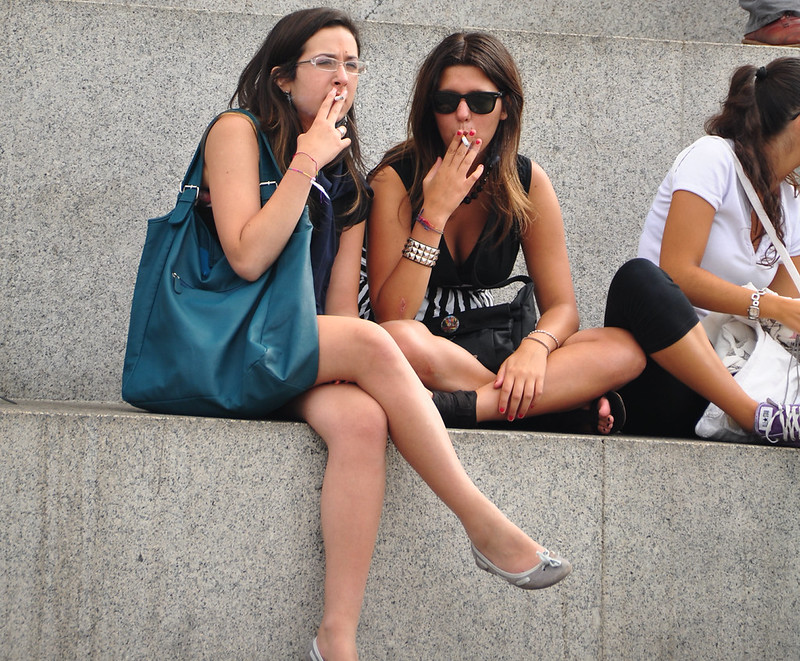
#> input picture blind_face.jpg, 800 x 661 px
$ python blind_facial.py
#> lines starting #> are read from the running program, lines starting #| are printed output that depends on the picture; after the words box and inside, x2 and y2 are one past the last pixel; in counts of white or black regions, pixels touching at a corner belong together
"""
Very basic blind of facial and/or eyes using CV.
Not a main focus but was potentially needed.
"""

# OpenCV program to detect face in real time
# import libraries of python OpenCV
# where its functionality resides
import cv2

# load the required trained XML classifiers
# https://github.com/opencv/opencv/tree/master
# data/haarcascades/haarcascade_frontalface_default.xml
# Trained XML classifiers describes some features of some
# object we want to detect a cascade function is trained
# from a lot of positive(faces) and negative(non-faces)
# images.
face_cascade = cv2.CascadeClassifier('facial_models/haarcascade_frontalface_default.xml')

# https://github.com/opencv/opencv/tree/master
# /data/haarcascades/haarcascade_eye.xml
# Trained XML file for detecting eyes
####Easiest way to copy into the director.  Will work on later.

eye_cascade = cv2.CascadeClassifier('facial_models/haarcascade_eye.xml')
#Note the eye detector works but has high level of mis or no ID.
# Need to try different of not use this model.

#Changing to basic img
img = cv2.imread('blind_face.jpg')
#> img is the input picture: shape (661, 800, 3); mean B, G, R 129.2, 135.9, 147.8
print(type(img))
#| <class 'numpy.ndarray'>
    # convert to gray scale of each frames
gray = cv2.cvtColor(img, cv2.COLOR_BGR2GRAY)
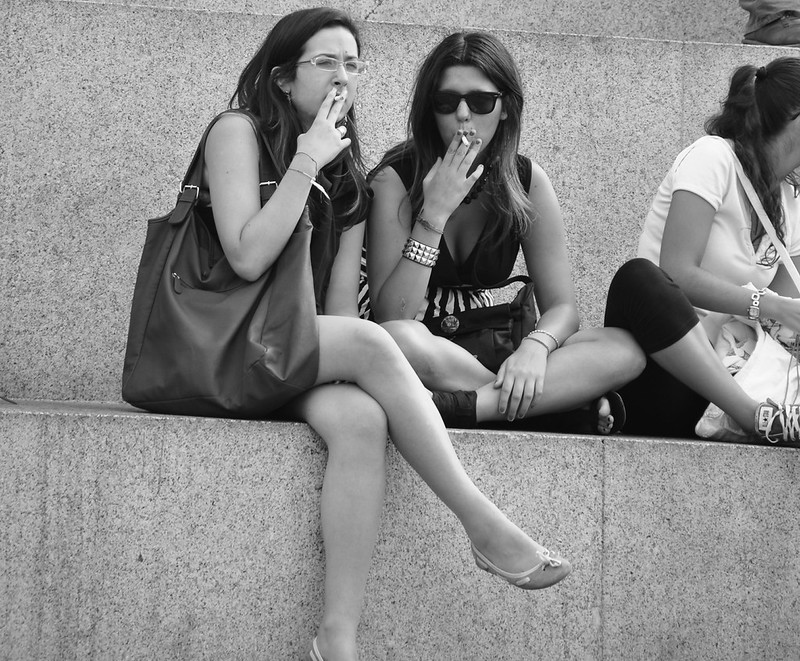
#> gray: shape (661, 800); min 0, max 255, mean 138.6

# Detects faces of different sizes in the input image
faces = face_cascade.detectMultiScale(gray, 1.3, 5)
#> faces = [[298, 33, 78, 78], [413, 66, 98, 98]]

for (x,y,w,h) in faces:
    # To draw a rectangle in a face

    roi_gray = gray[y:y+h, x:x+w]
    roi_color = img[y:y+h, x:x+w]
    img[y:y+h, x:x+w] = cv2.blur(roi_color, (31,31))
    #cv2.rectangle(img,(x,y),(x+w,y+h),(0,255,0),2)

    # Detects eyes of different sizes in the input image
    eyes = eye_cascade.detectMultiScale(roi_gray)

    #To draw a rectangle in eyes
    for (ex,ey,ew,eh) in eyes:
        cv2.rectangle(roi_color,(ex,ey),(ex+ew,ey+eh),(0,0,0), -1)
#> this loop made 2 passes
#> (x, y, w, h, eyes) on pass 2: (413, 66, 98, 98, [[19, 16, 48, 48]])
#> pass 1, `roi_gray = gray[y:y+h, x:x+w]`:
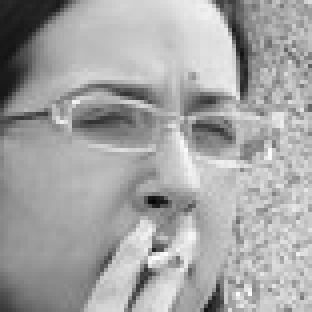
#> roi_gray: shape (78, 78) (shown 4 times larger); min 6, max 254, mean 164.7
#> pass 1, `roi_color = img[y:y+h, x:x+w]`:
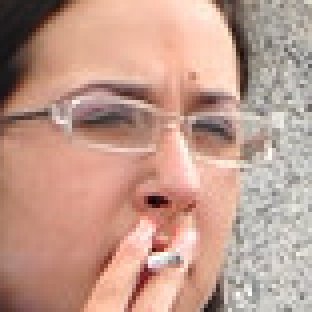
#> roi_color: shape (78, 78, 3) (shown 4 times larger); mean B, G, R 140.8, 155, 192.7
#> pass 2, `roi_gray = gray[y:y+h, x:x+w]`:
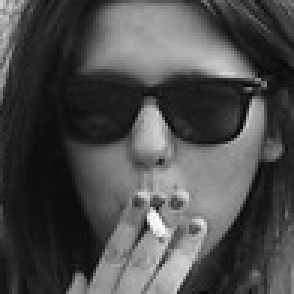
#> roi_gray: shape (98, 98) (shown 3 times larger); min 1, max 254, mean 76
#> pass 2, `roi_color = img[y:y+h, x:x+w]`:
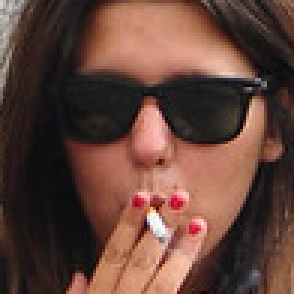
#> roi_color: shape (98, 98, 3) (shown 3 times larger); mean B, G, R 58.3, 67.8, 99
#> after the loop:
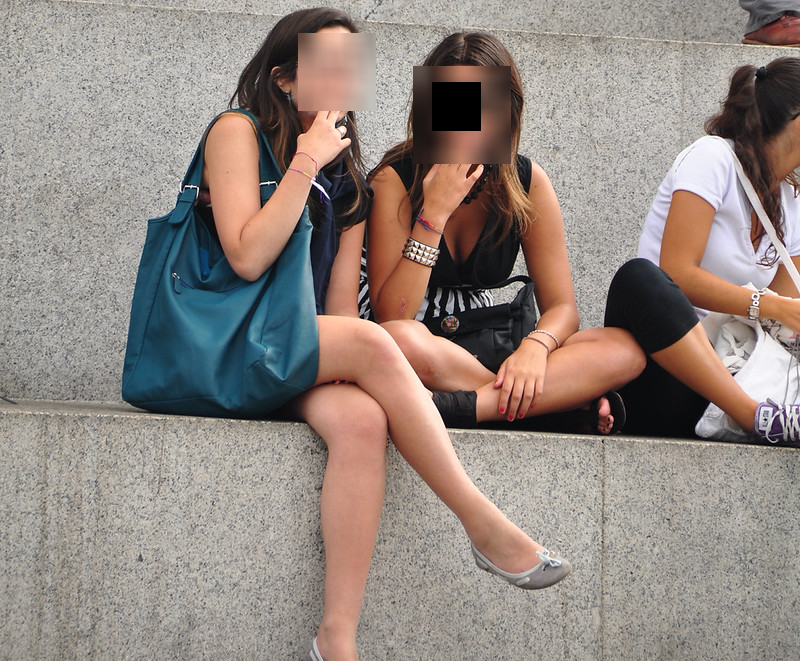
#> img: shape (661, 800, 3); 2.97% of pixels changed, all inside (x1, y1, x2, y2) = (298, 33, 511, 164)
#> after the loop:
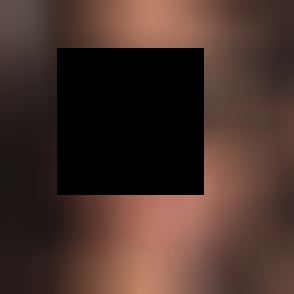
#> roi_color: shape (98, 98, 3) (shown 3 times larger); mean B, G, R 42.6, 49.8, 71.9

    # Display an image in a window
cv2.imshow('img', img)

    # Wait for Esc key to stop
cv2.waitKey(0)

# Close the window

# De-allocate any associated memory usage
cv2.destroyAllWindows()
